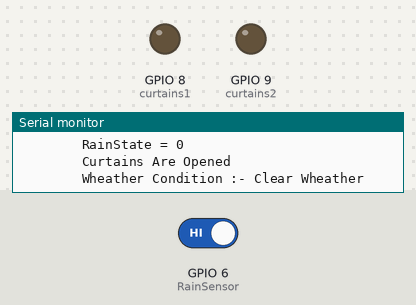
The sketch below on a simulated ESP32-S3. On the bench: output pins drawn as LEDs (lit = HIGH), the last lines printed to the serial monitor. Inputs (shaded band) come from the test bench; at power-on: GPIO 6 (RainSensor) HIGH.

Above: at 1.3 s.
1.4 s: GPIO 6 (RainSensor) driven LOW
At 3.2 s:
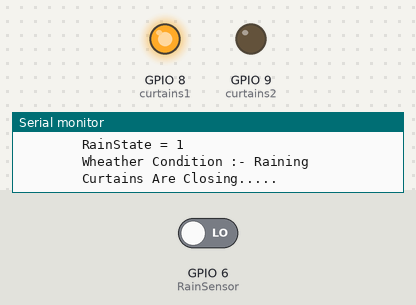
Timing chart, 0 to 9.7 s (numbered marks = the images above; inputs shaded):
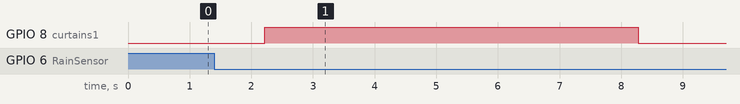

The sketch:

Rain_Sensor_With_Curtains.ino
```cpp
int RainSensor = 6;
int curtains1 = 8;
int curtains2 = 9;
int sw=0;
void setup() {
pinMode(curtains1, OUTPUT);//Rain Sensor
  pinMode(curtains2, OUTPUT);  // put your setup code here, to run once:
  Serial.begin(9600);
  delay(100);

}

void loop() {
 Serial.println("5. Rain Detection Sensor(FC-37):-");
int  RainState = digitalRead(RainSensor);

  tab();
  Serial.print("RainState = ");

  Serial.println(not RainState);

  tab();

  if (RainState == 0 && sw == 0)    //Raining curtains starts upward for duration
  {
    digitalWrite(curtains1, HIGH);
    digitalWrite(curtains2, LOW);
    Serial.println("Wheather Condition :- Raining");
    tab();
    Serial.println("Curtains Are Closing.....");

    delay(6000);
    Motor_Off();

    sw = 1;
  }

  else if (sw == 1 && RainState == 0) //raining and curtains are fully closed so motors are off in this state
  {

    Serial.println("Wheather Condition :- Raining");
    tab();
    Serial.println("Curtains Are Closed");

    Motor_Off();

  }

  else if (sw == 1 && RainState == 1) // when curtains are closed and wheather is cleared then motor rotates anticlockwise for some duration and open the curtains
  {
    digitalWrite(curtains1, LOW);
    digitalWrite(curtains2, HIGH);

    Serial.println("Curtains Are Opening.....");
    delay(6000);
    Motor_Off();
    sw = 0;
  }
  else if (sw == 0 && RainState == 1)//
  {
    Serial.println("Curtains Are Opened");
    tab();

    Clear_Wheather();
  }
    delay(1000);

}


void Motor_Off() {
  digitalWrite(curtains1, LOW);
  digitalWrite(curtains2, LOW);
}
void Clear_Wheather() {
  Motor_Off();
  Serial.println("Wheather Condition :- Clear Wheather");
}


void stars() {

  int i = 0;
  for (i = 0; i < 100; i++)
  {
    Serial.print("*");

  }
  Serial.println("");
}

void tab() {
  Serial.print("\t\t\t\t");
}
```

Measured:
- after the input at 1.4 s, GPIO 8 (curtains1): LOW → HIGH after 0.82 s, → LOW 6.1 s later
